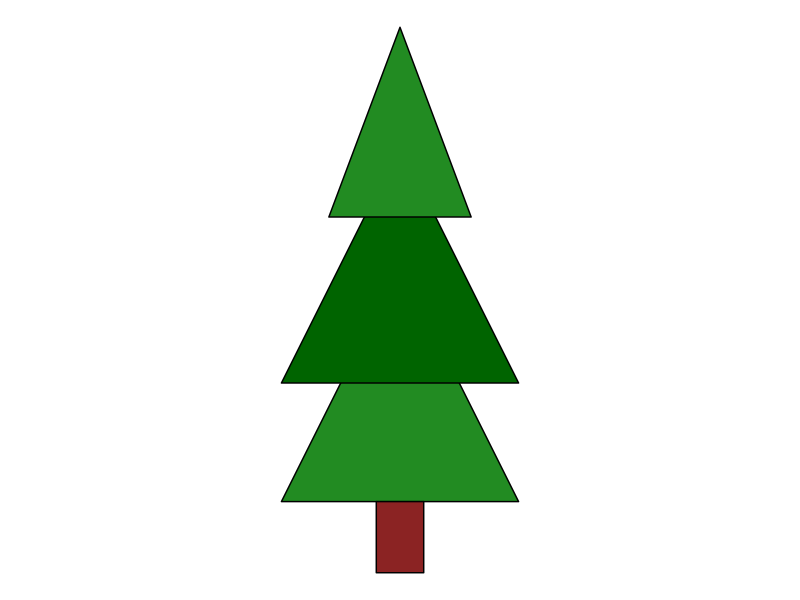

R code for this plot:
# Load ggplot2
library(ggplot2)

# Create the tree data (three triangles for the tree and one rectangle for the trunk)
tree_data <- data.frame(
  x = c(1.5, 2.5, 2, # Triangle 1 vertices
        1.5, 2.5, 2, # Triangle 2 vertices
        1.7, 2.3, 2, # Triangle 3 vertices
        1.9, 1.9, 2.1, 2.1 # Trunk vertices
      ),
  y = c(0, 0, 1,       # Triangle 1 vertices
        0.5, 0.5, 1.5, # Triangle 2 vertices
        1.2, 1.2, 2, # Triangle 3 vertices
        -0.3, 0, 0, -0.3 # Trunk vertices
        ),
  group = c(1, 1, 1, # Group for Triangle 1
            2, 2, 2, # Group for Triangle 2
            3, 3, 3,  # Group for Triangle 3
            4, 4, 4, 4  # Group for Triangle 3
            )  
)


# Plot the triangle
ggplot(tree_data, aes(x = x, y = y, group = group)) +
  geom_polygon(aes(fill = factor(group)), color = "black") +  # Fill and outline color
  scale_fill_manual(values = c("forestgreen", "darkgreen", "forestgreen", "brown4")) +
  coord_fixed() + # Ensures the x and y axes are scaled equally, keeping the triangle proportions correct.
  theme_void() +
  theme(
    legend.position = "none"
  )

